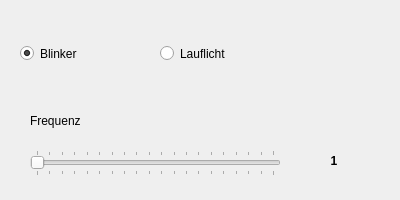
<?xml version="1.0" encoding="UTF-8"?>
<ui version="4.0">
 <class>Gui</class>
 <widget class="QWidget" name="Gui">
  <property name="geometry">
   <rect>
    <x>0</x>
    <y>0</y>
    <width>400</width>
    <height>200</height>
   </rect>
  </property>
  <property name="minimumSize">
   <size>
    <width>400</width>
    <height>200</height>
   </size>
  </property>
  <property name="maximumSize">
   <size>
    <width>400</width>
    <height>200</height>
   </size>
  </property>
  <property name="windowTitle">
   <string>Smartblink</string>
  </property>
  <widget class="QRadioButton" name="blinkButton">
   <property name="geometry">
    <rect>
     <x>20</x>
     <y>40</y>
     <width>119</width>
     <height>27</height>
    </rect>
   </property>
   <property name="text">
    <string>Blinker</string>
   </property>
   <property name="checked">
    <bool>true</bool>
   </property>
   <attribute name="buttonGroup">
    <string notr="true">buttonGroup</string>
   </attribute>
  </widget>
  <widget class="QRadioButton" name="lauflichtButton">
   <property name="geometry">
    <rect>
     <x>160</x>
     <y>40</y>
     <width>119</width>
     <height>27</height>
    </rect>
   </property>
   <property name="text">
    <string>Lauflicht</string>
   </property>
   <attribute name="buttonGroup">
    <string notr="true">buttonGroup</string>
   </attribute>
  </widget>
  <widget class="QSlider" name="horizontalSlider">
   <property name="geometry">
    <rect>
     <x>30</x>
     <y>150</y>
     <width>251</width>
     <height>26</height>
    </rect>
   </property>
   <property name="minimum">
    <number>1</number>
   </property>
   <property name="maximum">
    <number>20</number>
   </property>
   <property name="orientation">
    <enum>Qt::Horizontal</enum>
   </property>
   <property name="tickPosition">
    <enum>QSlider::TicksBothSides</enum>
   </property>
   <property name="tickInterval">
    <number>1</number>
   </property>
  </widget>
  <widget class="QLabel" name="label">
   <property name="geometry">
    <rect>
     <x>300</x>
     <y>150</y>
     <width>68</width>
     <height>22</height>
    </rect>
   </property>
   <property name="font">
    <font>
     <weight>75</weight>
     <bold>true</bold>
    </font>
   </property>
   <property name="text">
    <string>1</string>
   </property>
   <property name="alignment">
    <set>Qt::AlignCenter</set>
   </property>
  </widget>
  <widget class="QLabel" name="label_2">
   <property name="geometry">
    <rect>
     <x>30</x>
     <y>110</y>
     <width>68</width>
     <height>22</height>
    </rect>
   </property>
   <property name="text">
    <string>Frequenz</string>
   </property>
  </widget>
 </widget>
 <layoutdefault spacing="6" margin="11"/>
 <resources/>
 <connections>
  <connection>
   <sender>horizontalSlider</sender>
   <signal>valueChanged(int)</signal>
   <receiver>label</receiver>
   <slot>setNum(int)</slot>
   <hints>
    <hint type="sourcelabel">
     <x>137</x>
     <y>156</y>
    </hint>
    <hint type="destinationlabel">
     <x>356</x>
     <y>137</y>
    </hint>
   </hints>
  </connection>
 </connections>
 <buttongroups>
  <buttongroup name="buttonGroup"/>
 </buttongroups>
</ui>
